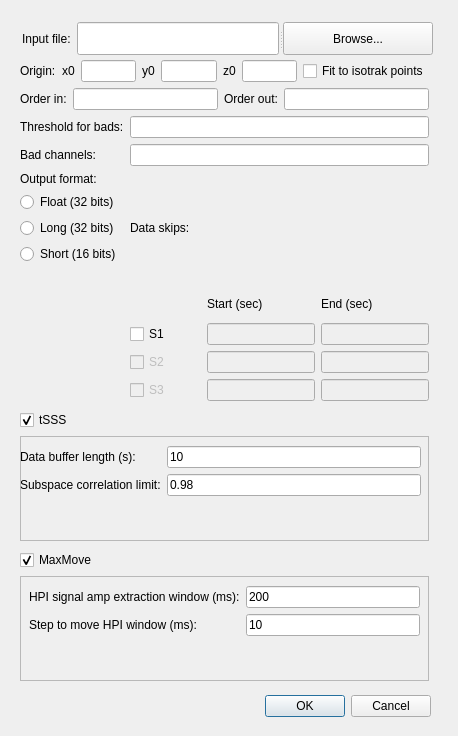
<?xml version="1.0" encoding="UTF-8"?>
<ui version="4.0">
 <class>Dialog</class>
 <widget class="QDialog" name="Dialog">
  <property name="enabled">
   <bool>true</bool>
  </property>
  <property name="geometry">
   <rect>
    <x>0</x>
    <y>0</y>
    <width>458</width>
    <height>736</height>
   </rect>
  </property>
  <property name="windowTitle">
   <string>Dialog</string>
  </property>
  <widget class="QDialogButtonBox" name="buttonBox">
   <property name="geometry">
    <rect>
     <x>90</x>
     <y>690</y>
     <width>341</width>
     <height>32</height>
    </rect>
   </property>
   <property name="orientation">
    <enum>Qt::Horizontal</enum>
   </property>
   <property name="standardButtons">
    <set>QDialogButtonBox::Cancel|QDialogButtonBox::Ok</set>
   </property>
  </widget>
  <widget class="QWidget" name="">
   <property name="geometry">
    <rect>
     <x>20</x>
     <y>410</y>
     <width>409</width>
     <height>131</height>
    </rect>
   </property>
   <layout class="QVBoxLayout" name="verticalLayout_2">
    <item>
     <widget class="QCheckBox" name="checkBoxtSSS">
      <property name="enabled">
       <bool>true</bool>
      </property>
      <property name="text">
       <string>tSSS</string>
      </property>
      <property name="checked">
       <bool>true</bool>
      </property>
     </widget>
    </item>
    <item>
     <widget class="QFrame" name="frame">
      <property name="layoutDirection">
       <enum>Qt::LeftToRight</enum>
      </property>
      <property name="frameShape">
       <enum>QFrame::StyledPanel</enum>
      </property>
      <property name="frameShadow">
       <enum>QFrame::Raised</enum>
      </property>
      <widget class="QWidget" name="formLayoutWidget">
       <property name="geometry">
        <rect>
         <x>0</x>
         <y>10</y>
         <width>401</width>
         <height>81</height>
        </rect>
       </property>
       <layout class="QFormLayout" name="formLayout">
        <property name="fieldGrowthPolicy">
         <enum>QFormLayout::AllNonFixedFieldsGrow</enum>
        </property>
        <item row="0" column="0">
         <widget class="QLabel" name="labelDataBufferLength">
          <property name="text">
           <string>Data buffer length (s):</string>
          </property>
         </widget>
        </item>
        <item row="0" column="1">
         <widget class="QLineEdit" name="lineEditDataBufferLength">
          <property name="text">
           <string>10</string>
          </property>
         </widget>
        </item>
        <item row="1" column="0">
         <widget class="QLabel" name="labelSubspaceCorrelationLimit">
          <property name="text">
           <string>Subspace correlation limit:</string>
          </property>
         </widget>
        </item>
        <item row="1" column="1">
         <widget class="QLineEdit" name="lineEditSubspaceCorrelationLimit">
          <property name="text">
           <string>0.98</string>
          </property>
         </widget>
        </item>
       </layout>
      </widget>
     </widget>
    </item>
   </layout>
  </widget>
  <widget class="QWidget" name="layoutWidget_4">
   <property name="geometry">
    <rect>
     <x>20</x>
     <y>550</y>
     <width>409</width>
     <height>131</height>
    </rect>
   </property>
   <layout class="QVBoxLayout" name="verticalLayout_4">
    <item>
     <widget class="QCheckBox" name="checkBoxMaxMove">
      <property name="enabled">
       <bool>true</bool>
      </property>
      <property name="text">
       <string>MaxMove</string>
      </property>
      <property name="checked">
       <bool>true</bool>
      </property>
     </widget>
    </item>
    <item>
     <widget class="QFrame" name="frame_2">
      <property name="layoutDirection">
       <enum>Qt::LeftToRight</enum>
      </property>
      <property name="frameShape">
       <enum>QFrame::StyledPanel</enum>
      </property>
      <property name="frameShadow">
       <enum>QFrame::Raised</enum>
      </property>
      <widget class="QWidget" name="formLayoutWidget_3">
       <property name="geometry">
        <rect>
         <x>9</x>
         <y>10</y>
         <width>391</width>
         <height>80</height>
        </rect>
       </property>
       <layout class="QFormLayout" name="formLayout_3">
        <item row="2" column="0">
         <layout class="QFormLayout" name="formLayout_4"/>
        </item>
        <item row="0" column="0">
         <widget class="QLabel" name="labelHPI">
          <property name="text">
           <string>HPI signal amp extraction window (ms):</string>
          </property>
         </widget>
        </item>
        <item row="0" column="1">
         <widget class="QLineEdit" name="lineEditHPI">
          <property name="text">
           <string>200</string>
          </property>
         </widget>
        </item>
        <item row="1" column="0">
         <widget class="QLabel" name="labelHPIStep">
          <property name="text">
           <string>Step to move HPI window (ms):</string>
          </property>
         </widget>
        </item>
        <item row="1" column="1">
         <widget class="QLineEdit" name="lineEditHPIStep">
          <property name="text">
           <string>10</string>
          </property>
         </widget>
        </item>
       </layout>
      </widget>
     </widget>
    </item>
   </layout>
  </widget>
  <widget class="QWidget" name="">
   <property name="geometry">
    <rect>
     <x>20</x>
     <y>60</y>
     <width>409</width>
     <height>341</height>
    </rect>
   </property>
   <layout class="QVBoxLayout" name="verticalLayout">
    <item>
     <layout class="QHBoxLayout" name="horizontalLayout_7">
      <item>
       <layout class="QHBoxLayout" name="horizontalLayout_6">
        <item>
         <layout class="QHBoxLayout" name="horizontalLayout_3">
          <item>
           <widget class="QLabel" name="labelOrigin">
            <property name="text">
             <string>Origin:</string>
            </property>
           </widget>
          </item>
          <item>
           <widget class="QLabel" name="labelX0">
            <property name="text">
             <string>x0</string>
            </property>
           </widget>
          </item>
          <item>
           <widget class="QLineEdit" name="lineEditX0"/>
          </item>
         </layout>
        </item>
        <item>
         <layout class="QHBoxLayout" name="horizontalLayout_4">
          <item>
           <widget class="QLabel" name="labelY0">
            <property name="text">
             <string>y0</string>
            </property>
           </widget>
          </item>
          <item>
           <widget class="QLineEdit" name="lineEditY0"/>
          </item>
         </layout>
        </item>
        <item>
         <layout class="QHBoxLayout" name="horizontalLayout_5">
          <item>
           <widget class="QLabel" name="labelZ0">
            <property name="text">
             <string>z0</string>
            </property>
           </widget>
          </item>
          <item>
           <widget class="QLineEdit" name="lineEditZ0"/>
          </item>
         </layout>
        </item>
       </layout>
      </item>
      <item>
       <widget class="QCheckBox" name="checkBoxFit">
        <property name="text">
         <string>Fit to isotrak points</string>
        </property>
       </widget>
      </item>
     </layout>
    </item>
    <item>
     <layout class="QHBoxLayout" name="horizontalLayout_8">
      <item>
       <widget class="QLabel" name="labelOrderIn">
        <property name="text">
         <string>Order in:</string>
        </property>
       </widget>
      </item>
      <item>
       <widget class="QLineEdit" name="lineEditOrderIn"/>
      </item>
      <item>
       <widget class="QLabel" name="labelOrderOut">
        <property name="text">
         <string>Order out:</string>
        </property>
       </widget>
      </item>
      <item>
       <widget class="QLineEdit" name="lineEditOrderOut"/>
      </item>
     </layout>
    </item>
    <item>
     <layout class="QFormLayout" name="formLayout_2">
      <property name="fieldGrowthPolicy">
       <enum>QFormLayout::AllNonFixedFieldsGrow</enum>
      </property>
      <item row="1" column="0">
       <widget class="QLabel" name="labelBadLimit">
        <property name="text">
         <string>Threshold for bads:</string>
        </property>
       </widget>
      </item>
      <item row="1" column="1">
       <widget class="QLineEdit" name="lineEditBadLimit"/>
      </item>
      <item row="2" column="0">
       <widget class="QLabel" name="labelBad">
        <property name="text">
         <string>Bad channels:</string>
        </property>
       </widget>
      </item>
      <item row="2" column="1">
       <widget class="QLineEdit" name="lineEditBad"/>
      </item>
      <item row="3" column="0">
       <layout class="QVBoxLayout" name="verticalLayout_5">
        <item>
         <widget class="QLabel" name="label_3">
          <property name="text">
           <string>Output format:</string>
          </property>
         </widget>
        </item>
        <item>
         <widget class="QRadioButton" name="radioButtonFloat">
          <property name="text">
           <string>Float (32 bits)</string>
          </property>
         </widget>
        </item>
        <item>
         <widget class="QRadioButton" name="radioButtonLong">
          <property name="text">
           <string>Long (32 bits)</string>
          </property>
         </widget>
        </item>
        <item>
         <widget class="QRadioButton" name="radioButtonShort">
          <property name="text">
           <string>Short (16 bits)</string>
          </property>
         </widget>
        </item>
        <item>
         <spacer name="verticalSpacer_2">
          <property name="orientation">
           <enum>Qt::Vertical</enum>
          </property>
          <property name="sizeHint" stdset="0">
           <size>
            <width>20</width>
            <height>40</height>
           </size>
          </property>
         </spacer>
        </item>
       </layout>
      </item>
      <item row="3" column="1">
       <layout class="QVBoxLayout" name="verticalLayout_6">
        <item>
         <widget class="QLabel" name="label_4">
          <property name="text">
           <string>Data skips:</string>
          </property>
         </widget>
        </item>
        <item>
         <layout class="QGridLayout" name="gridLayout" rowstretch="0,0,0,0">
          <item row="1" column="3">
           <widget class="QLineEdit" name="lineEditSkipEnd_1">
            <property name="enabled">
             <bool>false</bool>
            </property>
           </widget>
          </item>
          <item row="3" column="1" colspan="2">
           <widget class="QLineEdit" name="lineEditSkipStart_3">
            <property name="enabled">
             <bool>false</bool>
            </property>
           </widget>
          </item>
          <item row="2" column="3">
           <widget class="QLineEdit" name="lineEditSkipEnd_2">
            <property name="enabled">
             <bool>false</bool>
            </property>
           </widget>
          </item>
          <item row="3" column="3">
           <widget class="QLineEdit" name="lineEditSkipEnd_3">
            <property name="enabled">
             <bool>false</bool>
            </property>
           </widget>
          </item>
          <item row="1" column="0">
           <widget class="QCheckBox" name="checkBoxSkip_1">
            <property name="text">
             <string>S1</string>
            </property>
           </widget>
          </item>
          <item row="2" column="0">
           <widget class="QCheckBox" name="checkBoxSkip_2">
            <property name="enabled">
             <bool>false</bool>
            </property>
            <property name="text">
             <string>S2</string>
            </property>
           </widget>
          </item>
          <item row="1" column="1" colspan="2">
           <widget class="QLineEdit" name="lineEditSkipStart_1">
            <property name="enabled">
             <bool>false</bool>
            </property>
           </widget>
          </item>
          <item row="0" column="0">
           <spacer name="horizontalSpacer">
            <property name="orientation">
             <enum>Qt::Horizontal</enum>
            </property>
            <property name="sizeHint" stdset="0">
             <size>
              <width>40</width>
              <height>20</height>
             </size>
            </property>
           </spacer>
          </item>
          <item row="0" column="1">
           <widget class="QLabel" name="label_5">
            <property name="text">
             <string>Start (sec)</string>
            </property>
           </widget>
          </item>
          <item row="0" column="3">
           <widget class="QLabel" name="label_6">
            <property name="text">
             <string>End (sec)</string>
            </property>
           </widget>
          </item>
          <item row="3" column="0">
           <widget class="QCheckBox" name="checkBoxSkip_3">
            <property name="enabled">
             <bool>false</bool>
            </property>
            <property name="text">
             <string>S3</string>
            </property>
           </widget>
          </item>
          <item row="2" column="1" colspan="2">
           <widget class="QLineEdit" name="lineEditSkipStart_2">
            <property name="enabled">
             <bool>false</bool>
            </property>
           </widget>
          </item>
         </layout>
        </item>
       </layout>
      </item>
     </layout>
    </item>
   </layout>
  </widget>
  <widget class="QWidget" name="">
   <property name="geometry">
    <rect>
     <x>22</x>
     <y>22</y>
     <width>411</width>
     <height>33</height>
    </rect>
   </property>
   <layout class="QHBoxLayout" name="horizontalLayout">
    <item>
     <widget class="QLabel" name="label">
      <property name="text">
       <string>Input file:</string>
      </property>
     </widget>
    </item>
    <item>
     <widget class="QSplitter" name="splitter_2">
      <property name="orientation">
       <enum>Qt::Horizontal</enum>
      </property>
      <widget class="QLineEdit" name="FilePathLineEdit_2"/>
      <widget class="QPushButton" name="browseButton_2">
       <property name="text">
        <string>Browse...</string>
       </property>
      </widget>
     </widget>
    </item>
   </layout>
  </widget>
  <zorder>frame</zorder>
  <zorder>buttonBox</zorder>
  <zorder>splitter_2</zorder>
  <zorder>label</zorder>
  <zorder>layoutWidget</zorder>
  <zorder>layoutWidget_2</zorder>
  <zorder>layoutWidget_3</zorder>
  <zorder>checkBoxFit</zorder>
  <zorder>layoutWidget_4</zorder>
  <zorder>radioButtonShort</zorder>
  <zorder>radioButtonFloat</zorder>
  <zorder>radioButtonLong</zorder>
  <zorder>checkBoxtSSS</zorder>
  <zorder>lineEditSkipStart_1</zorder>
  <zorder>lineEditBadLimit</zorder>
  <zorder>labelBadLimit</zorder>
  <zorder>lineEditBad</zorder>
  <zorder>labelBad</zorder>
  <zorder>lineEditOrderOut</zorder>
  <zorder>labelOrderOut</zorder>
  <zorder>lineEditOrderIn</zorder>
  <zorder>labelOrderIn</zorder>
  <zorder>lineEditOrderOut</zorder>
  <zorder>labelOrderOut</zorder>
  <zorder>lineEditOrderIn</zorder>
  <zorder>labelOrderIn</zorder>
  <zorder>labelBadLimit</zorder>
  <zorder>lineEditBadLimit</zorder>
  <zorder>lineEditSkipStart_1</zorder>
  <zorder>lineEditBad</zorder>
  <zorder>labelBad</zorder>
  <zorder>labelBadLimit</zorder>
  <zorder>lineEditBadLimit</zorder>
  <zorder>lineEditBad</zorder>
  <zorder>labelBad</zorder>
  <zorder>verticalSpacer</zorder>
  <zorder></zorder>
  <zorder>layoutWidget_4</zorder>
  <zorder>lineEditSkipStart_1</zorder>
  <zorder>radioButtonLong</zorder>
  <zorder>radioButtonShort</zorder>
  <zorder>radioButtonFloat</zorder>
  <zorder>layoutWidget_5</zorder>
  <zorder>layoutWidget_7</zorder>
  <zorder></zorder>
  <zorder></zorder>
  <zorder>horizontalSpacer</zorder>
  <zorder>horizontalSpacer_2</zorder>
  <zorder></zorder>
 </widget>
 <resources/>
 <connections>
  <connection>
   <sender>buttonBox</sender>
   <signal>accepted()</signal>
   <receiver>Dialog</receiver>
   <slot>accept()</slot>
   <hints>
    <hint type="sourcelabel">
     <x>308</x>
     <y>834</y>
    </hint>
    <hint type="destinationlabel">
     <x>157</x>
     <y>274</y>
    </hint>
   </hints>
  </connection>
  <connection>
   <sender>buttonBox</sender>
   <signal>rejected()</signal>
   <receiver>Dialog</receiver>
   <slot>reject()</slot>
   <hints>
    <hint type="sourcelabel">
     <x>376</x>
     <y>840</y>
    </hint>
    <hint type="destinationlabel">
     <x>286</x>
     <y>274</y>
    </hint>
   </hints>
  </connection>
  <connection>
   <sender>checkBoxtSSS</sender>
   <signal>toggled(bool)</signal>
   <receiver>frame</receiver>
   <slot>setVisible(bool)</slot>
   <hints>
    <hint type="sourcelabel">
     <x>97</x>
     <y>663</y>
    </hint>
    <hint type="destinationlabel">
     <x>122</x>
     <y>691</y>
    </hint>
   </hints>
  </connection>
  <connection>
   <sender>checkBoxSkip_1</sender>
   <signal>toggled(bool)</signal>
   <receiver>lineEditSkipStart_1</receiver>
   <slot>setEnabled(bool)</slot>
   <hints>
    <hint type="sourcelabel">
     <x>177</x>
     <y>304</y>
    </hint>
    <hint type="destinationlabel">
     <x>253</x>
     <y>304</y>
    </hint>
   </hints>
  </connection>
  <connection>
   <sender>checkBoxSkip_1</sender>
   <signal>toggled(bool)</signal>
   <receiver>lineEditSkipEnd_1</receiver>
   <slot>setEnabled(bool)</slot>
   <hints>
    <hint type="sourcelabel">
     <x>203</x>
     <y>287</y>
    </hint>
    <hint type="destinationlabel">
     <x>417</x>
     <y>311</y>
    </hint>
   </hints>
  </connection>
  <connection>
   <sender>checkBoxSkip_2</sender>
   <signal>toggled(bool)</signal>
   <receiver>lineEditSkipStart_2</receiver>
   <slot>setEnabled(bool)</slot>
   <hints>
    <hint type="sourcelabel">
     <x>180</x>
     <y>337</y>
    </hint>
    <hint type="destinationlabel">
     <x>227</x>
     <y>340</y>
    </hint>
   </hints>
  </connection>
  <connection>
   <sender>checkBoxSkip_2</sender>
   <signal>toggled(bool)</signal>
   <receiver>lineEditSkipEnd_2</receiver>
   <slot>setEnabled(bool)</slot>
   <hints>
    <hint type="sourcelabel">
     <x>196</x>
     <y>341</y>
    </hint>
    <hint type="destinationlabel">
     <x>411</x>
     <y>337</y>
    </hint>
   </hints>
  </connection>
  <connection>
   <sender>checkBoxSkip_3</sender>
   <signal>toggled(bool)</signal>
   <receiver>lineEditSkipStart_3</receiver>
   <slot>setEnabled(bool)</slot>
   <hints>
    <hint type="sourcelabel">
     <x>179</x>
     <y>380</y>
    </hint>
    <hint type="destinationlabel">
     <x>275</x>
     <y>380</y>
    </hint>
   </hints>
  </connection>
  <connection>
   <sender>checkBoxSkip_3</sender>
   <signal>toggled(bool)</signal>
   <receiver>lineEditSkipEnd_3</receiver>
   <slot>setEnabled(bool)</slot>
   <hints>
    <hint type="sourcelabel">
     <x>186</x>
     <y>364</y>
    </hint>
    <hint type="destinationlabel">
     <x>412</x>
     <y>376</y>
    </hint>
   </hints>
  </connection>
  <connection>
   <sender>checkBoxSkip_1</sender>
   <signal>toggled(bool)</signal>
   <receiver>checkBoxSkip_2</receiver>
   <slot>setEnabled(bool)</slot>
   <hints>
    <hint type="sourcelabel">
     <x>177</x>
     <y>302</y>
    </hint>
    <hint type="destinationlabel">
     <x>178</x>
     <y>338</y>
    </hint>
   </hints>
  </connection>
  <connection>
   <sender>checkBoxSkip_2</sender>
   <signal>toggled(bool)</signal>
   <receiver>checkBoxSkip_3</receiver>
   <slot>setEnabled(bool)</slot>
   <hints>
    <hint type="sourcelabel">
     <x>189</x>
     <y>340</y>
    </hint>
    <hint type="destinationlabel">
     <x>190</x>
     <y>379</y>
    </hint>
   </hints>
  </connection>
  <connection>
   <sender>checkBoxMaxMove</sender>
   <signal>toggled(bool)</signal>
   <receiver>frame_2</receiver>
   <slot>setVisible(bool)</slot>
   <hints>
    <hint type="sourcelabel">
     <x>475</x>
     <y>630</y>
    </hint>
    <hint type="destinationlabel">
     <x>484</x>
     <y>670</y>
    </hint>
   </hints>
  </connection>
 </connections>
</ui>
